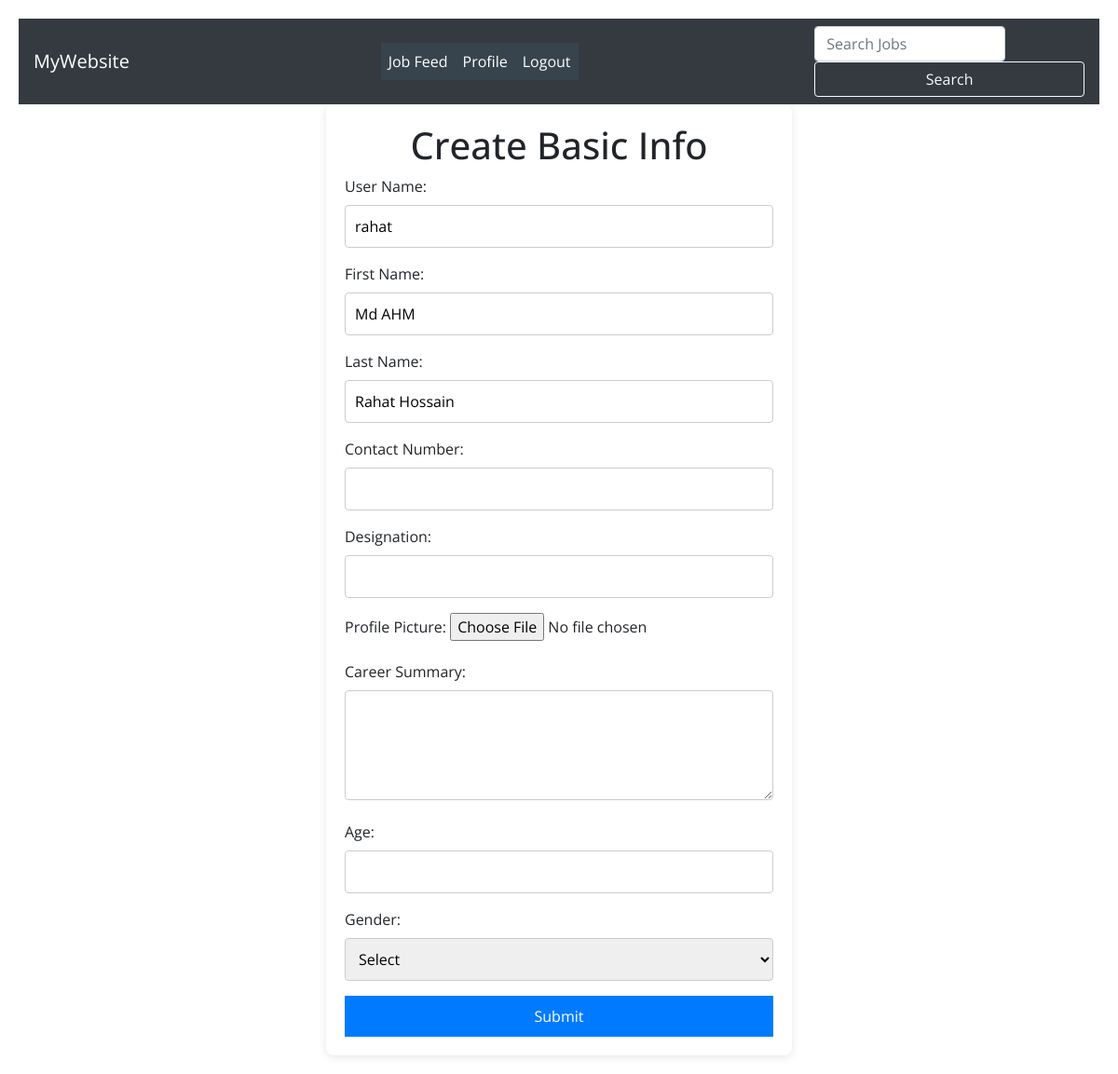
Screenshot of /createBasicInfo/ (signed in) with the database file from the repository.
### myApp/models.py (models this page shows, shortened)
class CustomUser(AbstractUser):
    USER=[
        ('admin','Admin'),
        ('viewer','Viewer')
    ]
    usertype=models.CharField(choices=USER,null=True,max_length=100)

### myProject/views.py (the view, shortened to what this page needs)
# urls.py: path('createBasicInfo/',createBasicInfo,name="createBasicInfo"),
@login_required
def createBasicInfo(request):
    if request.user.usertype == 'viewer' or request.user.usertype == 'admin' :
        current_user = request.user
        return render(request, "createBasicInfo.html")
    elif request.user.usertype == 'admin':
        messages.warning(request, "You are not authorized to access this page.")
        return render(request, "createBasicInfo.html")

### Template/createBasicInfo.html (shortened to what this page needs)
{% extends 'base.html' %}
{% block body %}
<!DOCTYPE html>
<html lang="en">
<head>
    <link rel="stylesheet" href="styles.css">
    <link rel="stylesheet" href="https://cdn.jsdelivr.net/npm/bootstrap@4.0.0/dist/css/bootstrap.min.css"
>
</head>
<body>
    <div class="form-container">
        <h1>Create Basic Info</h1>
        <form action="" method="post" enctype="multipart/form-data">
            <div class="form-group">
                <label for="contact_No">User Name:</label>
                <input  readonly type="text" id="contact_No" value="{{request.user.username}}", name="username" required>
            </div>
            <div class="form-group">
                <label for="contact_No">First Name:</label>
                <input type="text" id="contact_No" value="{{request.user.first_name}}", name="first_name" required>
            </div>
            <div class="form-group">
                <label for="contact_No">Last Name:</label>
                <input type="text" id="contact_No" value="{{request.user.last_name}}" name="second_name" required>
            </div>
            <div class="form-group">
                <label for="contact_No">Contact Number:</label>
                <input type="text" id="contact_No" name="contact_No" required>
            </div>
            <div class="form-group">
                <label for="Designation">Designation:</label>
                <input type="text" id="Designation" name="Designation" required>
            </div>
            <div class="form-group">
                <label for="Profile_Pic">Profile Picture:</label>
                <input type="file" id="Profile_Pic" name="Profile_Pic" accept="image/*">
            </div>
            <div class="form-group">
                <label for="Carrer_Summary">Career Summary:</label>
                <textarea id="Carrer_Summary" name="Carrer_Summary" rows="4" required></textarea>
            </div>
            <div class="form-group">
                <label for="Age">Age:</label>
                <input type="number" id="Age" name="Age" required>
            </div>
            <div class="form-group">
                <label for="Gender">Gender:</label>
                <select id="Gender" name="Gender" required>
                    <option value="">Select</option>
                </select>
            </div>
            <button type="submit">Submit</button>
        </form>
    </div>
</body>
</html>
{% endblock body %}

### static/styles.css (style rules this page uses)
:root { --bg-clr: #6b7fba; --white: #fff; --rleft-bg: #9ab3eb; --rright-bg: #8096d0; --primary-text-clr: #525252; }
* { margin: 0; padding: 0; box-sizing: border-box; list-style: none; font-family: "Open Sans", sans-serif; }
body { background: var(--bg-clr); font-size: 12px; line-height: 20px; color: var(--primary-text-clr); padding: 0 20px; }

### Template/base.html (style rules this page uses)
body { background-color:white; }

### Template/navbar.html (style rules this page uses)
body { background-color: #f8f9fa; }

### Template/createBasicInfo.html (style rules this page uses)
body { font-family: Arial, sans-serif; background-color: #f4f4f4; margin: 0; padding: 20px; }
.form-container { background: white; padding: 20px; border-radius: 8px; box-shadow: 0 2px 10px rgba(0, 0, 0, 0.1); max-width: 500px; margin: auto; }
h1 { text-align: center; }
.form-group { margin-bottom: 15px; }
label { display: block; margin-bottom: 5px; }
input[type="text"], input[type="number"], select, textarea { width: 100%; padding: 10px; border: 1px solid #ccc; border-radius: 4px; }
button { width: 100%; padding: 10px; background-color: #007BFF; color: white; border: none; border-radius: 4px; cursor: pointer; }

### rows the page displays
CustomUser: username "rahat", first_name "Md AHM", second_name "Rahat Hossain"
